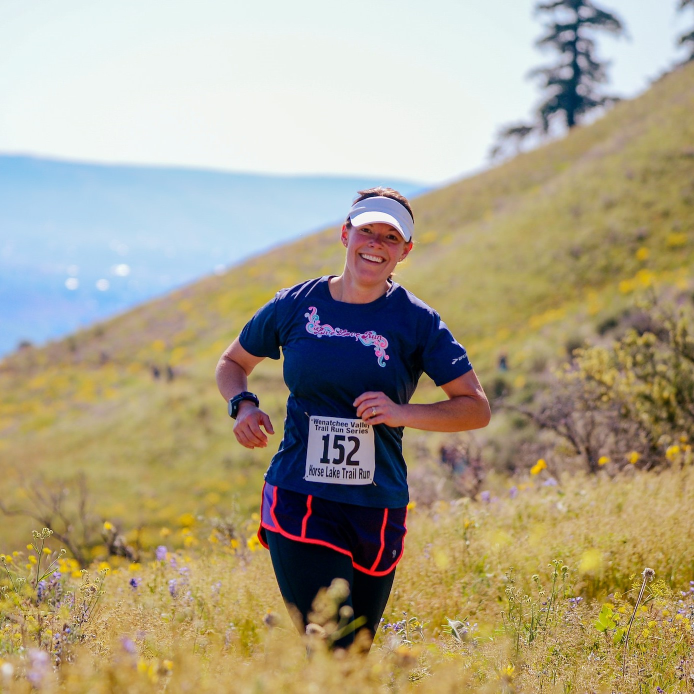
#> input picture image-video/pexels-frank-cone-2330502-cropped.jpg, 1388 x 1388 px, found by its file name (shown at 1/2 size)
$ jupyter execute --allow-errors 'Object Detection.ipynb'   (shell and % lines are left out)
#> lines starting #> are read from the running program, lines starting #| are printed output that depends on the picture
# Generating Sliding Window

### Installing Packages

[cell 1]
# Installing Package

### Import Libraries

[cell 2]
# Open CV
import cv2
# Data Visualization
import matplotlib.pyplot as plt
import matplotlib.patches as patches
# Imagen Reading
import os
# Math Managememnt
import numpy as np

[cell 3]
# Reading Picture
np_image = cv2.imread('/work/pexels-frank-cone-2330502-cropped.jpg')
#> np_image is the input picture: shape (1388, 1388, 3); mean B, G, R 136.4, 161.2, 171.1
# RGB Format Color Change
np_image = cv2.cvtColor(np_image, cv2.COLOR_BGR2RGB)
# Image Reshape
np_image = cv2.resize(np_image, dsize=(1000, 1000))
#> np_image: shape (1000, 1000, 3)
plt.imshow(np_image)
plt.show()

### Sliding Function Set-Up

[cell 4]
# Defining 3 arguments
def sliding_window(image, step, ws):
  # Edge control on Y axe
  for y in range(0, image.shape[0]-ws[1]+1, step):
    # Edge control on X axe
    for x in range(0, image.shape[1]-ws[0]+1, step):
      #  Return Generator
      yield (x, y, image[y:y + ws[1], x:x +ws[0]])

[cell 5]
# Let's storage & received back the sliding window
windows = sliding_window(np_image, 200, (200, 200))

[cell 6]
# Let's set a storage folder
os.makedirs('sliding_window')

[cell 7]
# A for-loop to perform
for x, window in enumerate(windows):
  # FigSize Standard
  f, axarr = plt.subplots(1, 2, figsize=(12, 12))
  # Showing the Image
  axarr[0].imshow(np_image)
  # Patch Position Record
  rect = patches.Rectangle((window[0], window[1]), 200, 200, linewidth=2, edgecolor='g', facecolor='none')
  # Adding Patch
  axarr[0].add_patch(rect)
  # Adding Patch
  axarr[1].imshow(window[2])
  # Saving Image Generated
  f.savefig('sliding_window/'+str(x)+'.png', dpi=f.dpi)
  plt.show()
#> this loop made 25 passes
#> pass 1, `f.savefig('sliding_window/'+str(x)+'.png', dpi=f.dpi)`:
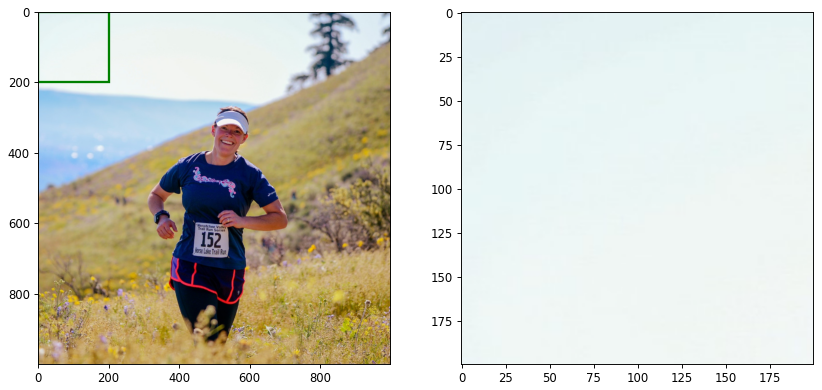
#> figure drawn by matplotlib, 2 panels

### Generating a Sliding Windown Video

[cell 8]
# Sliding Video Video Set-Up

# Folder Invoke
image_folder = 'sliding_window'
# Video Name
video_name = 'video.avi'

# Retrieving & Images wit hin:
images = [img for img in os.listdir(image_folder) if img.endswith('.png')]

[cell 9]
# Sorting Images
images = sorted(images, key=lambda x: int(os.path.splitext(x)[0]))

#> (a cell that did not finish here is left out)

#> (a cell that did not finish here is left out)

#> (a cell that did not finish here is left out)

[cell 13]
# Let's go through it
for image in images:
  # Reading each of them
  video.write(cv2.imread(os.path.join(image_folder, image)))
#> (the rest of this cell did not finish here and is left out)

## Object Detection - Working on Metrics

### IoU Function

- Bounding Box (bb)

- IoU: Intersection of Union

[cell 14]
# IoU Calculation Function
def bb_intersection_over_union(ground_truth_bbox, predicted_bbox):
  # Bouding box Corner's Coordenate
  xA = max(ground_truth_bbox[0], predicted_bbox[0])
  yA = max(ground_truth_bbox[1], predicted_bbox[1])
  xB = min(ground_truth_bbox[2], predicted_bbox[2])
  yB = min(ground_truth_bbox[3], predicted_bbox[3])

  # Both bb Intersection Area
  intersection_area = max(0, xB-xA + 1) * max(0, yB-yA + 1)

  # Groud Truth
  ground_truth_bbox_area = (ground_truth_bbox[2] - ground_truth_bbox[0] + 1) * (ground_truth_bbox[3] - ground_truth_bbox[1] + 1)
  # Predict Bounding-Box Area
  predicted_bbox_area = (predicted_bbox[2] - predicted_bbox[0] + 1) * (predicted_bbox[3] - predicted_bbox[1] + 1)

  # Formula Execution
  iou = intersection_area / float(ground_truth_bbox_area + predicted_bbox_area - intersection_area)
  return iou

[cell 15]
# Loading & Image Reading
image = cv2.imread('pexels-frank-cone-2330502-cropped.jpg')
image = cv2.cvtColor(image, cv2.COLOR_BGR2RGB)

[cell 16]
# Bouding Boxes Dimensions
example = ([1400, 850, 1650, 1100], [1400, 850, 1600, 1100])

[cell 17]
# Intersection of Union
iou = bb_intersection_over_union(example[0], example[1])

[cell 18]
print('IoU Value: ' + str(iou))

[cell 19]
# Bouding Boxes within Image

# FigSize Standard
fig, ax = plt.subplots(figsize=(15, 15))

# Image Recreation
ax.imshow(image)
# Setting Patches

# 1st Setting Patch
rect = patches.Rectangle(tuple(example[0][:2]), example[0][2]-example[0][0], example[0][3]-example[0][1], linewidth=3, edgecolor='green', facecolor='None')
ax.add_patch(rect)
# 2nd Setting Patch
rect = patches.Rectangle(tuple(example[1][:2]), example[1][2]-example[1][0], example[1][3]-example[1][1], linewidth=3, edgecolor='red', facecolor='none')
ax.add_patch(rect)

plt.show()
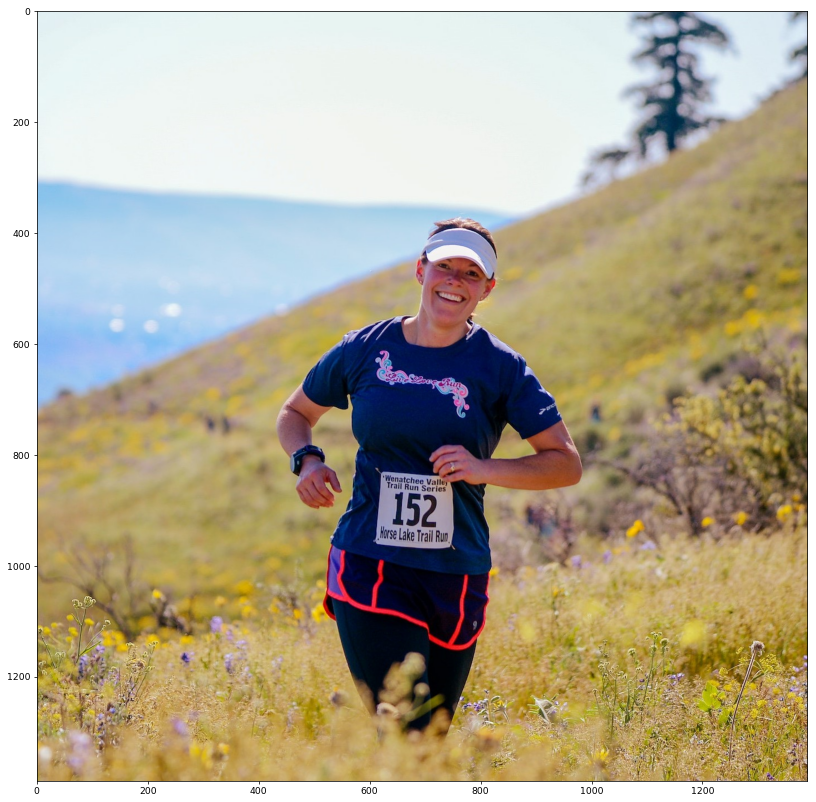
#> figure drawn by matplotlib, 1 panel
